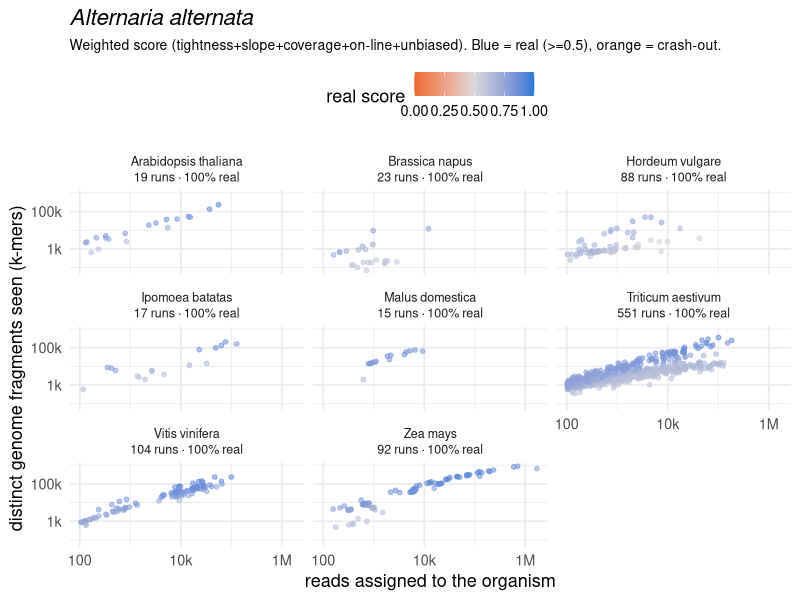
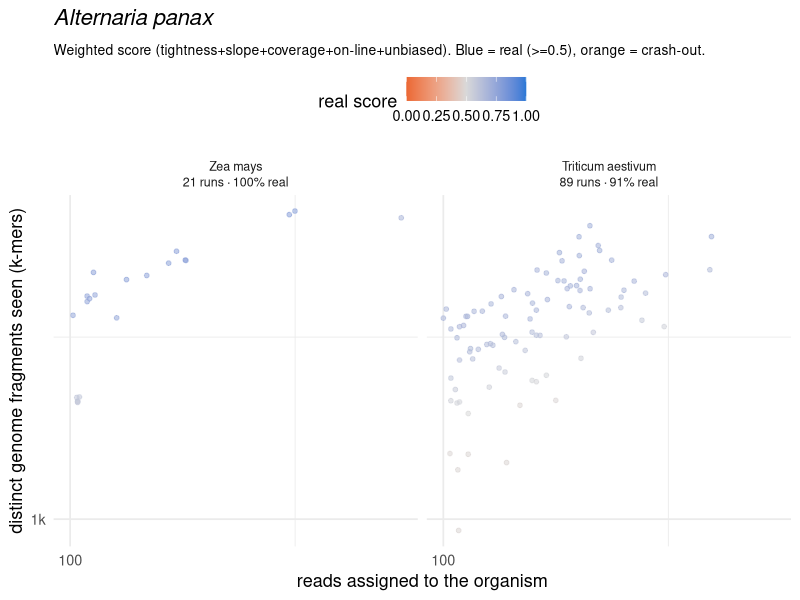
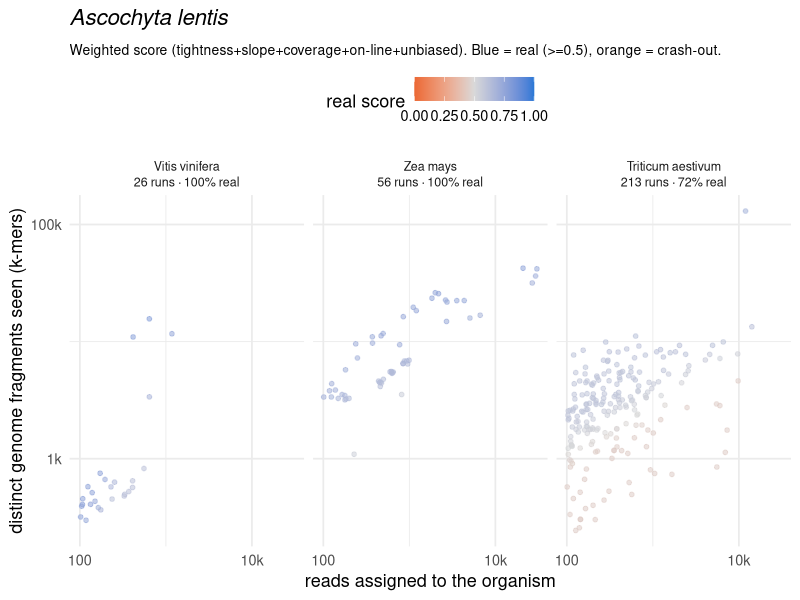
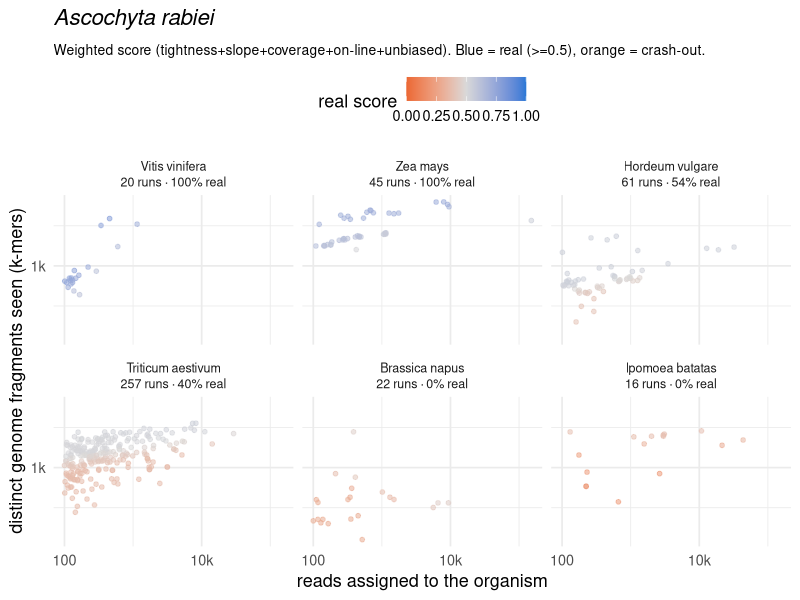
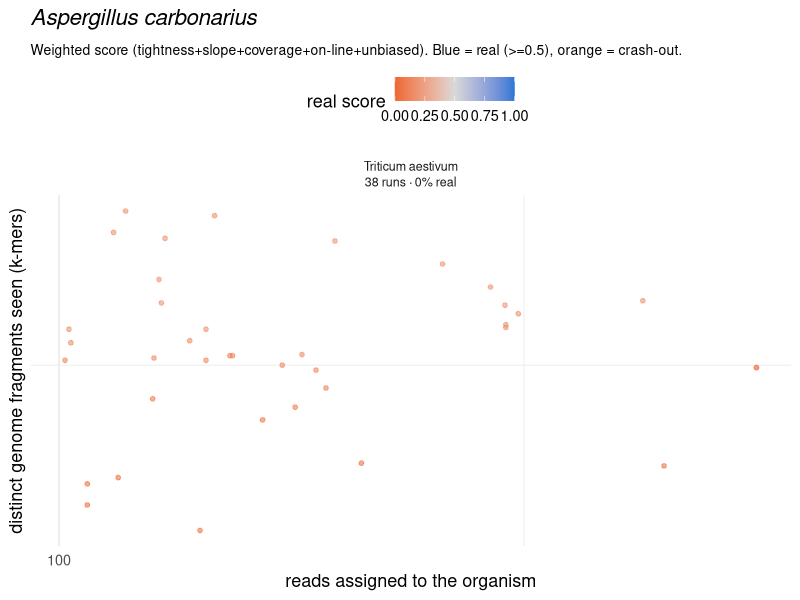
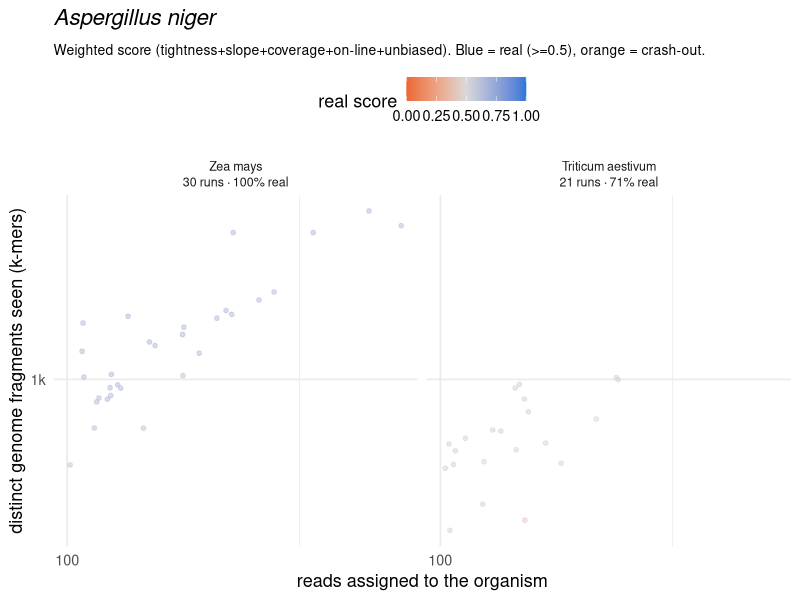
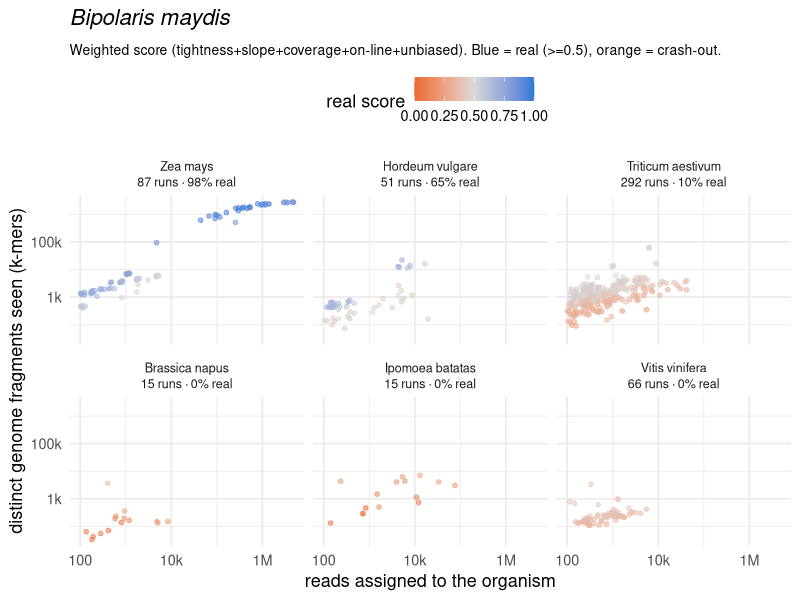
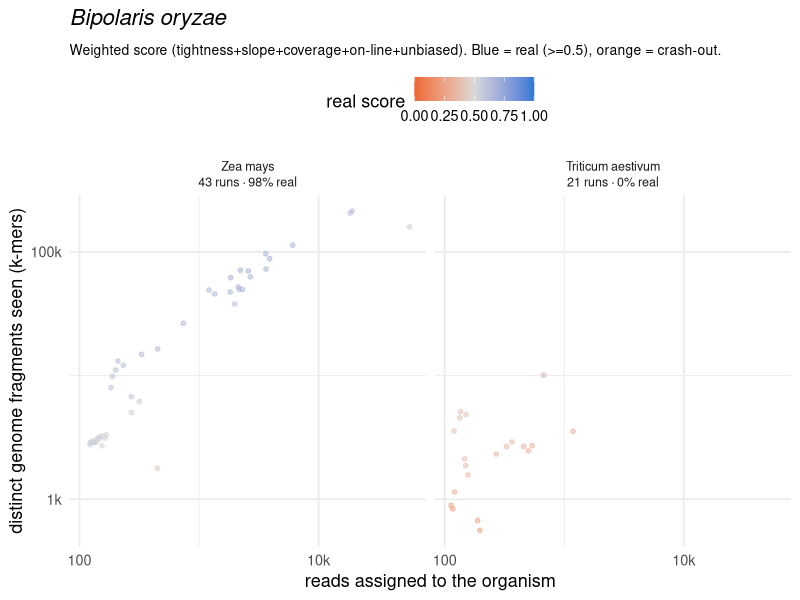

The R source for these figures, in order: (Note: this script raises an error after producing the figures.)
# One image per species: reads vs distinct k-mers, faceted by host, each detection
# labelled real (on the accumulation line) or crash-out (fallen to the floor).
library(ggplot2)
d <- read.delim("complexity_by_host/_classified.tsv", sep="\t", check.names=FALSE)

for (sp in sort(unique(d$species))) {
  ds <- d[d$species==sp, ]
  # only hosts we could actually classify (drop sparse 'too few' panels)
  classifiable <- names(which(tapply(ds$cls!="unclassified", ds$host, any)))
  ds <- ds[ds$host %in% classifiable, ]
  if (nrow(ds)==0) next
  # host panel labels with real fraction
  tab <- tapply(ds$cls, ds$host, function(v){
    n<-length(v); r<-sum(v=="real"); u<-sum(v=="unclassified")
    if (u==n) sprintf("%%s\n%d runs (too few to classify)", n)
    else sprintf("%%s\n%d runs · %d%%%% real", n, round(100*r/n))
  })
  ds$panel <- factor(ds$host, levels=names(sort(tapply(ds$cls=="real",ds$host,mean),decreasing=TRUE)))
  labs <- setNames(mapply(function(h) sprintf(tab[[h]], h), levels(ds$panel)), levels(ds$panel))
  ds$panel <- factor(labs[as.character(ds$host)], levels=labs)
  ncol <- min(3, length(unique(ds$host)))
  ds$score <- suppressWarnings(as.numeric(ds$score))
  p <- ggplot(ds, aes(reads, distinct, colour=score)) +
    geom_point(size=1.3, alpha=0.55) +
    facet_wrap(~panel, ncol=ncol) +
    scale_x_log10(breaks=10^c(2,4,6), labels=c("100","10k","1M")) +
    scale_y_log10(breaks=10^c(1,3,5,7), labels=c("10","1k","100k","10M")) +
    scale_colour_gradient2(midpoint=0.5, low="#eb6834", mid="grey85", high="#2a78d6",
                           limits=c(0,1), name="real score", na.value="grey80") +
    labs(x="reads assigned to the organism", y="distinct genome fragments seen (k-mers)",
         title=bquote(italic(.(sp))),
         subtitle="Weighted score (tightness+slope+coverage+on-line+unbiased). Blue = real (>=0.5), orange = crash-out.") +
    theme_minimal(base_size=13) +
    theme(panel.background=element_rect(fill="white",colour=NA),
          plot.background=element_rect(fill="white",colour=NA),
          strip.text=element_text(size=9, lineheight=1.05),
          legend.position="top", plot.title=element_text(size=16),
          plot.subtitle=element_text(size=10))
  nrow <- ceiling(length(unique(ds$host))/ncol)
  ggsave(sprintf("complexity_by_host/%s.png", gsub("[^A-Za-z0-9]+","_",sp)), p,
         width=3.7*ncol+1, height=3.2*nrow+1.1, dpi=150, bg="white",
         device=ragg::agg_png, limitsize=FALSE)
}
cat("wrote", length(unique(d$species)), "images\n")
